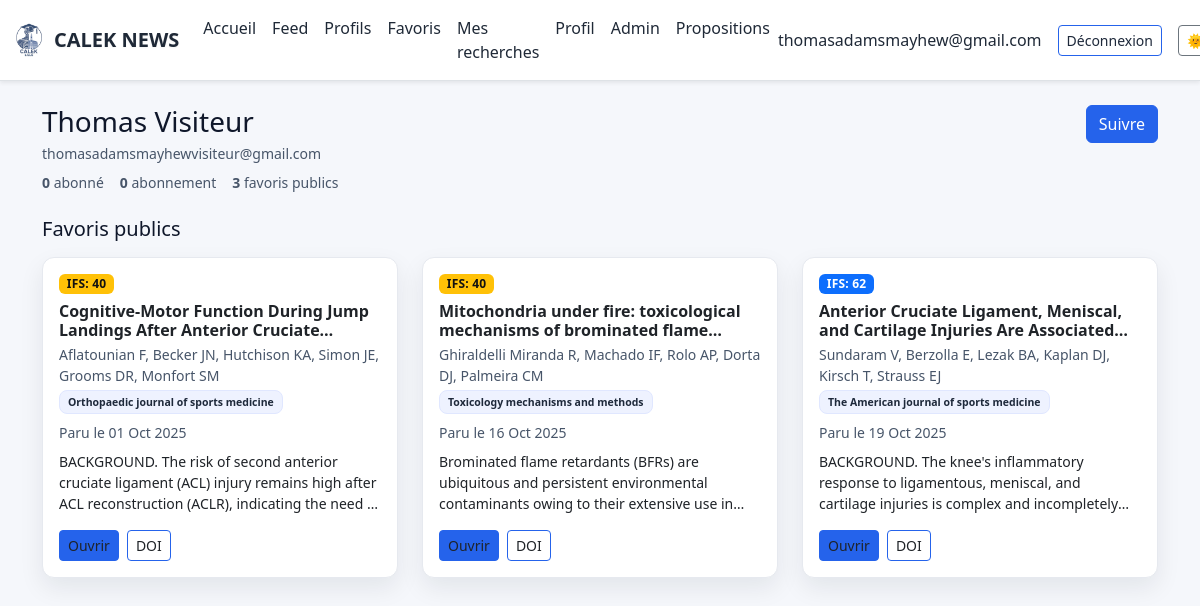
Screenshot of /user/2 (signed in) with the database file from the repository.
### app.py (models this page shows, shortened)
class User(UserMixin, db.Model):
    id = db.Column(db.Integer, primary_key=True)
    email = db.Column(db.String(120), unique=True, nullable=False)
    name = db.Column(db.String(120))
    password_hash = db.Column(db.String(255), nullable=False)
    role = db.Column(db.String(20), default="user")
    created_at = db.Column(db.DateTime, default=datetime.utcnow)

class Favorite(db.Model):
    __tablename__ = "favorite"
    id = db.Column(db.Integer, primary_key=True)
    user_id = db.Column(db.Integer, db.ForeignKey("user.id"), index=True, nullable=False)
    article_id = db.Column(db.Integer, db.ForeignKey("article.id"), index=True, nullable=False)
    note = db.Column(db.Text)
    is_public = db.Column(db.Boolean, default=True, nullable=False)
    public_note = db.Column(db.Text)
    created_at = db.Column(db.DateTime, default=datetime.utcnow)
    user = db.relationship("User", backref=db.backref("favorites", lazy="dynamic"))
    article = db.relationship("Article", backref=db.backref("favorited_by", lazy="dynamic"))
    __table_args__ = (
        db.UniqueConstraint("user_id", "article_id", name="_user_article_uc"),
    )

class Article(db.Model):
    id = db.Column(db.Integer, primary_key=True)
    title = db.Column(db.String(500), nullable=False)
    authors = db.Column(db.String(500))
    journal = db.Column(db.String(300))
    doi = db.Column(db.String(200), index=True)
    url = db.Column(db.String(500))
    abstract = db.Column(db.Text)
    published_date = db.Column(db.DateTime)
    published_at = db.Column(db.DateTime)
    source = db.Column(db.String(50))  # 'pubmed' | 'crossref' | 'manual'
    is_published = db.Column(db.Boolean, default=False)
    featured = db.Column(db.Boolean, default=False)
    domain = db.Column(db.String(80))
    pathology = db.Column(db.String(120))
    study_type = db.Column(db.String(80))
    source_order = db.Column(db.Integer)
    posted_by_id = db.Column(db.Integer, db.ForeignKey("user.id"))
    posted_by = db.relationship("User", backref="posts")
    created_at = db.Column(db.DateTime, default=datetime.utcnow)
    proposer_display_name = db.Column(db.String(120), nullable=True)

### app.py (the view)
@app.route('/user/<int:user_id>')
@login_required
def user_profile(user_id):
    u = User.query.get_or_404(user_id)
    is_following = Follow.query.filter_by(
        follower_id=current_user.id, followed_id=user_id
    ).first() is not None
    public_favs = (
        Favorite.query
        .options(joinedload(Favorite.article))
        .filter_by(user_id=u.id, is_public=True)
        .order_by(Favorite.created_at.desc())
        .all()
    )
    public_favs = [f for f in public_favs if f.article is not None]
    public_folders = Folder.query.filter_by(user_id=u.id, is_public=True).order_by(Folder.name.asc()).all()
    followers_count = Follow.query.filter_by(followed_id=u.id).count()
    following_count = Follow.query.filter_by(follower_id=u.id).count()
    return render_template('user_profile.html',
                           profile_user=u,
                           is_following=is_following,
                           public_favs=public_favs,
                           public_folders=public_folders,
                           followers_count=followers_count,
                           following_count=following_count)

### app.py (called while the page is built)
@login_manager.user_loader
def load_user(proposer_id):
    return User.query.get(int(proposer_id))

def _infer_study_score(article):
    st = (article.study_type or "").lower().strip()
    title = (article.title or "").lower()
    abst  = (article.abstract or "").lower()
    txt   = f"{st} {title} {abst}"
    m = {
        "meta-analysis": 25, "meta analyse": 25, "systematic review": 25,
        "randomized controlled trial": 20, "randomised controlled trial": 20, "rct": 20,
        "cohort": 12, "prospective": 12, "longitudinal": 12,
        "case-control": 10, "case control": 10,
        "cross-sectional": 8, "cross sectional": 8, "observational": 8,
        "case series": 5, "case report": 3, "pilot": 5
    }
    for k, v in m.items():
        if k in st:
            return v, k
    for kw, v in _STUDY_HINTS:
        if kw in txt:
            return v, kw
    return 0, "type d'étude non déterminé"

def _sample_size_score(article):
    text = f"{article.abstract or ''} {article.title or ''}".replace("\u00a0"," ")
    n = None
    m = re.search(r"\bn\s*=\s*(\d{2,5})\b", text, re.I)
    if m:
        n = int(m.group(1))
    else:
        m = re.search(r"\b(\d{2,5})\s+(participants?|patients?|subjects?)\b", text, re.I)
        if m: n = int(m.group(1))
    if not n:
        return 0, "taille d'échantillon non trouvée"
    if n < 30: s = 2
    elif n < 100: s = 5
    elif n < 300: s = 8
    else: s = 10
    return s, f"n≈{n}"

@app.context_processor
def inject_helpers():
    return {
        "reliability_score": reliability_score
    }

### templates/user_profile.html (shortened to what this page needs)
{% extends "layout.html" %}
{% block content %}
<div class="d-flex align-items-start justify-content-between flex-wrap gap-3 mb-4">
  <div>
    <h3 class="mb-1">{{ profile_user.name or profile_user.email.split('@')[0] }}</h3>
    <p class="text-muted small mb-2">{{ profile_user.email }}</p>
    <div class="d-flex gap-3 small text-muted">
      <span><strong>{{ followers_count }}</strong> abonné{{ 's' if followers_count > 1 else '' }}</span>
      <span><strong>{{ following_count }}</strong> abonnement{{ 's' if following_count > 1 else '' }}</span>
      <span><strong>{{ public_favs|length }}</strong> favori{{ 's' if public_favs|length > 1 else '' }} public{{ 's' if public_favs|length > 1 else '' }}</span>
    </div>
  </div>
  {% if profile_user.id != current_user.id %}
    <button id="follow-btn"
            class="btn {{ 'btn-outline-primary' if is_following else 'btn-primary' }}"
            onclick="toggleFollow({{ profile_user.id }}, {{ 'true' if is_following else 'false' }})">
      {{ "Se désabonner" if is_following else "Suivre" }}
    </button>
  {% endif %}
</div>
<h5 class="mb-3">Favoris publics</h5>
{% if public_favs %}
<div class="row gy-3">
  {% for f in public_favs %}
  {% set a = f.article %}
    {% set sc = (reliability_score(a)[0]) if reliability_score is defined else None %}
    {% set ifs_cls = 'badge-ifs-success' if sc is not none and sc>=80
                      else ('badge-ifs-primary' if sc is not none and sc>=60
                      else ('badge-ifs-warning' if sc is not none and sc>=40 else 'badge-ifs-danger')) %}
    <div class="col-md-6 col-lg-4">
      <div class="card h-100 article-card p-3" data-article-id="{{ a.id }}" role="button" tabindex="0">
        <div class="d-flex flex-wrap gap-2 mb-2 align-items-center">
          {% if sc is not none %}<span class="badge badge-ifs {{ ifs_cls }}">IFS: {{ sc }}</span>{% endif %}
        </div>
        <h6 class="fw-bold line-clamp-2 mb-1">{{ a.title }}</h6>
        {% if a.authors %}<p class="text-muted small mb-1">{{ a.authors }}</p>{% endif %}
        <div class="small text-muted mb-2 d-flex flex-wrap gap-2">
          {% if a.journal %}<span class="badge badge-soft badge-journal">{{ a.journal }}</span>{% endif %}
          {% if a.published_date %}<span>Paru le {{ a.published_date.strftime('%d %b %Y') }}</span>{% endif %}
        </div>
        {% if a.abstract %}
          <p class="small line-clamp-3 mb-3">{{ (a.abstract|striptags)[:320] }}{% if a.abstract|length > 320 %}…{% endif %}</p>
        {% else %}
          <p class="small text-muted mb-3 fst-italic">Résumé non disponible.</p>
        {% endif %}
        <div class="mt-auto d-flex gap-2">
          {% if a.url %}<a class="btn btn-sm btn-primary" href="{{ a.url }}" target="_blank" onclick="event.stopPropagation()">Ouvrir</a>{% endif %}
          {% if a.doi %}<a class="btn btn-sm btn-outline-primary" href="https://doi.org/{{ a.doi }}" target="_blank" onclick="event.stopPropagation()">DOI</a>{% endif %}
        </div>
      </div>
    </div>
  {% endfor %}
</div>
{% else %}
  <p class="text-muted">Aucun favori public pour le moment.</p>
{% endif %}
{% endblock %}

### templates/layout.html (shortened to what this page needs)
<!doctype html>
<html lang="fr" data-bs-theme="light">
<head>
  <link href="https://cdn.jsdelivr.net/npm/bootstrap@5.3.3/dist/css/bootstrap.min.css" rel="stylesheet">
  <link href="{{ url_for('static', filename='css/theme.css') }}" rel="stylesheet">
</head>
<body>
<nav class="navbar navbar-expand-lg sticky-top shadow-sm bg-body border-bottom">
  <div class="container-fluid">
    <a class="navbar-brand fw-bold d-flex align-items-center gap-2" href="{{ url_for('index') }}">
      <img src="{{ url_for('static', filename='img/calek-logo.png') }}" alt="CALEK" class="logo-img" style="height:34px;width:auto;object-fit:contain">
      <span>CALEK NEWS</span>
    </a>
    <div class="collapse navbar-collapse" id="navbarNav">
      <ul class="navbar-nav me-auto mb-2 mb-lg-0">
        <li class="nav-item"><a class="nav-link{% if request.endpoint == 'index' %} active{% endif %}" href="{{ url_for('index') }}">Accueil</a></li>
        {% if current_user.is_authenticated %}
          <li class="nav-item"><a class="nav-link{% if request.endpoint == 'feed' %} active{% endif %}" href="{{ url_for('feed') }}">Feed</a></li>
          <li class="nav-item"><a class="nav-link{% if request.endpoint == 'users_list' %} active{% endif %}" href="{{ url_for('users_list') }}">Profils</a></li>
          <li class="nav-item"><a class="nav-link{% if request.endpoint == 'favorites' %} active{% endif %}" href="{{ url_for('favorites') }}">Favoris</a></li>
          <li class="nav-item">
            <a class="nav-link{% if request.endpoint == 'my_drafts' %} active{% endif %}" href="{{ url_for('my_drafts') }}">Mes recherches</a>
          </li>
          <li class="nav-item"><a class="nav-link{% if request.endpoint == 'me' %} active{% endif %}" href="{{ url_for('me') }}">Profil</a></li>
          {% if current_user.role == 'admin' %}
            <li class="nav-item"><a class="nav-link{% if request.endpoint and request.endpoint.startswith('admin_') %} active{% endif %}" href="{{ url_for('admin_dashboard') }}">Admin</a></li>
          {% endif %}
          {% if current_user.is_authenticated and current_user.role == 'admin' %}
            <li class="nav-item"><a class="nav-link" href="{{ url_for('admin_proposals') }}">Propositions</a></li>
          {% endif %}
        {% endif %}
      </ul>
      <div class="d-flex align-items-center gap-3">
        {% if current_user.is_authenticated %}
          <span class="user-email text-nowrap">{{ current_user.email }}</span>
          <a href="{{ url_for('logout') }}" class="btn btn-sm btn-outline-primary">Déconnexion</a>
        {% else %}
          <a href="{{ url_for('login') }}" class="btn btn-sm btn-outline-primary">Connexion</a>
          <a href="{{ url_for('signup') }}" class="btn btn-sm btn-primary">Inscription</a>
        {% endif %}
        <button id="theme-toggle" class="btn btn-sm btn-outline-secondary" title="Basculer le thème" aria-label="Basculer le thème">🌞</button>
      </div>
    </div>
  </div>
</nav>
<main class="container py-4">
  {% block content %}{% endblock %}
</main>
</body>
</html>

### static/css/theme.css (style rules this page uses)
:root { --bg: #fbf6f6; --panel: #ffffff; --panel-2: #f9fafc; --text: #0f172a; --muted: #475569; --primary: #2563eb; --accent: #f59e0b; --border: #e5e7eb; --shadow: 0 10px 24px rgba(16,24,40,.08); --nav-bg: #ffffff; --nav-border: #e5e7eb; }
html[data-bs-theme="light"] body { background: linear-gradient(180deg, #f7f9ff 0%, var(--bg) 60%); color: var(--text); }
html[data-bs-theme="light"] .navbar { background: var(--nav-bg); border-bottom: 1px solid var(--nav-border); box-shadow: 0 6px 16px rgba(16,24,40,.05); }
html[data-bs-theme="light"] .navbar .nav-link { color:#1f2937; }
html[data-bs-theme="light"] .article-card, html[data-bs-theme="light"] .side-card { background: var(--panel); border: 1px solid var(--border); box-shadow: var(--shadow); }
html[data-bs-theme="light"] .badge-soft { background: #eef2ff; color: #1e293b; border: 1px solid #e0e7ff; }
html[data-bs-theme="light"] .btn-primary { background: var(--primary); border-color: var(--primary); }
html[data-bs-theme="light"] .btn-outline-primary { border-color: var(--primary); color: #1e293b; }
.article-card { transition: transform .15s ease, box-shadow .15s ease, border-color .15s ease, background .15s ease; }
.badge-journal { display:inline-block; max-width:100%; overflow:hidden; text-overflow:ellipsis; white-space:nowrap; vertical-align:middle; }
.line-clamp-2, .line-clamp-3 { display:-webkit-box; -webkit-box-orient:vertical; overflow:hidden; }
.line-clamp-2 { -webkit-line-clamp:2; }
.line-clamp-3 { -webkit-line-clamp:3; }
html[data-bs-theme="light"] .card a { color: #0f172a; }
html[data-bs-theme="light"] .card a.btn, html[data-bs-theme="light"] .card a.btn:hover { color: inherit; }
html[data-bs-theme="light"] .badge-soft { background: #eef2ff !important; color: #1e293b !important; border-color: #e0e7ff !important; }
html[data-bs-theme="light"] .text-muted { color: var(--muted) !important; }
html[data-bs-theme="light"] .navbar-brand, html[data-bs-theme="light"] .nav-link, html[data-bs-theme="light"] .user-email { color: #1f2937 !important; }
.navbar-brand .logo-img { height: 45px; width: auto; object-fit: contain; transition: transform 0.2s ease; }
.navbar-brand span { text-shadow: 0 1px 2px rgba(0,0,0,0.05); }
:root { --bg-body: #0f1115; --bg-card: #171a21; --text-main: #e8eaed; --text-muted: #9aa0a6; --border-soft: #2a2f3a; }
:root[data-bs-theme="light"] { --bg-body: #f5f7fb; --bg-card: #ffffff; --text-main: #1f2328; --text-muted: #56606b; --border-soft: #e6e9ef; }
html, body { background: var(--bg-body) !important; background-image: none !important; color: var(--text-main); }
body .container, body .container-fluid { background: none !important; }
.side-card, .article-card, .card { background: var(--bg-card) !important; color: var(--text-main) !important; border: 1px solid var(--border-soft) !important; }
.text-muted, .card .text-muted { color: var(--text-muted) !important; }
body * { background-image: none !important; }
.navbar, .navbar .container, .navbar .container-fluid { background: var(--bg-card) !important; background-image: none !important; }
.badge-ifs { font-weight: 600; letter-spacing: .2px; }
.badge-ifs-warning { background: #ffc107; color: #111; }
.badge-ifs-primary { background: #0d6efd; color: #fff; }

### templates/layout.html (style rules this page uses)
.card[role="button"] { cursor: pointer; }
.article-card, .side-card { border: 1px solid rgba(0,0,0,.08); background: var(--bs-body-bg); transition: transform .12s ease, box-shadow .12s ease, border-color .12s ease; border-radius: .75rem; }
.badge-soft { background: rgba(0,0,0,.06); color: var(--bs-body-color); border: 1px solid rgba(0,0,0,.08); }
.badge-journal { display: inline-block; max-width: 100%; overflow: hidden; text-overflow: ellipsis; white-space: nowrap; padding: .35rem .5rem; border-radius: .5rem; }
.line-clamp-2 { display:-webkit-box;-webkit-line-clamp:2;-webkit-box-orient:vertical;overflow:hidden }
.line-clamp-3 { display:-webkit-box;-webkit-line-clamp:3;-webkit-box-orient:vertical;overflow:hidden }

### rows the page displays
User: email "thomasadamsmayhew@gmail.com"
User: name "Thomas Visiteur", email "thomasadamsmayhewvisiteur@gmail.com"
Favorite: sc "40"
Article: title "Cognitive-Motor Function During Jump Landings After Anterior…", authors "Aflatounian F, Becker JN, Hutchison KA, Simon JE, Grooms DR, Monfort SM", journal "Orthopaedic journal of sports medicine", published_date "01 Oct 2025", abstract "BACKGROUND. The risk of second anterior cruciate ligament (ACL) injury remains high after ACL reconstruction (ACLR), indicating the need…"
Favorite: sc "40"
Article: title "Mitochondria under fire: toxicological mechanisms of brominated…", authors "Ghiraldelli Miranda R, Machado IF, Rolo AP, Dorta DJ, Palmeira CM", journal "Toxicology mechanisms and methods", published_date "16 Oct 2025", abstract "Brominated flame retardants (BFRs) are ubiquitous and persistent environmental contaminants owing to their extensive use…"
Favorite: sc "62"
Article: title "Anterior Cruciate Ligament, Meniscal, and Cartilage Injuries Are…", authors "Sundaram V, Berzolla E, Lezak BA, Kaplan DJ, Kirsch T, Strauss EJ", journal "The American journal of sports medicine", published_date "19 Oct 2025", abstract "BACKGROUND. The knee's inflammatory response to ligamentous, meniscal, and cartilage injuries is complex and…"

### other values shown
{{ followers_count }} "0"
{{ following_count }} "0"
{{ public_favs|length }} "3"
{{ 's' if public_favs|length > 1 else '' }} "s"
{{ "Se désabonner" if is_following else "Suivre" }} "Suivre"
